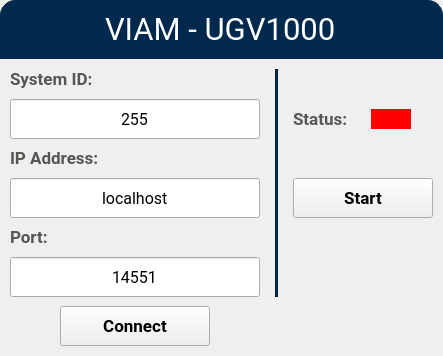
            <widget class="QFrame" name="UGV2">
             <property name="styleSheet">
              <string notr="true"/>
             </property>
             <layout class="QVBoxLayout" name="verticalLayout_20" stretch="60,300">
              <property name="spacing">
               <number>0</number>
              </property>
              <property name="leftMargin">
               <number>0</number>
              </property>
              <property name="topMargin">
               <number>0</number>
              </property>
              <property name="rightMargin">
               <number>0</number>
              </property>
              <property name="bottomMargin">
               <number>0</number>
              </property>
              <item>
               <widget class="QFrame" name="frame_6">
                <property name="styleSheet">
                 <string notr="true">	border-width:1;
	border-top-left-radius: 15;
	border-top-right-radius: 15;
	border-style: solid;
	border-color:rgb(0, 41, 77);
	background-color: rgb(0, 41, 77);</string>
                </property>
                <property name="lineWidth">
                 <number>0</number>
                </property>
                <layout class="QVBoxLayout" name="verticalLayout_21">
                 <item alignment="Qt::AlignHCenter">
                  <widget class="QLabel" name="Robot_label2">
                   <property name="font">
                    <font>
                     <family>Roboto</family>
                     <pointsize>23</pointsize>
                    </font>
                   </property>
                   <property name="styleSheet">
                    <string notr="true">color: rgb(255, 255, 255);</string>
                   </property>
                   <property name="text">
                    <string>VIAM - UGV1000</string>
                   </property>
                  </widget>
                 </item>
                </layout>
               </widget>
              </item>
              <item>
               <widget class="QFrame" name="ManageUGV2">
                <property name="styleSheet">
                 <string notr="true"/>
                </property>
                <property name="frameShape">
                 <enum>QFrame::NoFrame</enum>
                </property>
                <property name="frameShadow">
                 <enum>QFrame::Plain</enum>
                </property>
                <property name="lineWidth">
                 <number>1</number>
                </property>
                <layout class="QGridLayout" name="gridLayout_8" columnstretch="100,100,3,50,50" columnminimumwidth="100,100,3,50,50">
                 <property name="leftMargin">
                  <number>10</number>
                 </property>
                 <property name="topMargin">
                  <number>10</number>
                 </property>
                 <property name="rightMargin">
                  <number>10</number>
                 </property>
                 <property name="bottomMargin">
                  <number>10</number>
                 </property>
                 <property name="horizontalSpacing">
                  <number>15</number>
                 </property>
                 <property name="verticalSpacing">
                  <number>9</number>
                 </property>
                 <item row="1" column="4" alignment="Qt::AlignLeft">
                  <widget class="QLabel" name="Status_UGV2">
                   <property name="minimumSize">
                    <size>
                     <width>40</width>
                     <height>20</height>
                    </size>
                   </property>
                   <property name="maximumSize">
                    <size>
                     <width>40</width>
                     <height>20</height>
                    </size>
                   </property>
                   <property name="styleSheet">
                    <string notr="true">background-color: red;
border-radius: 30px;</string>
                   </property>
                   <property name="text">
                    <string/>
                   </property>
                  </widget>
                 </item>
                 <item row="1" column="3" alignment="Qt::AlignLeft">
                  <widget class="QLabel" name="label_10">
                   <property name="font">
                    <font>
                     <family>Roboto</family>
                     <pointsize>13</pointsize>
                     <weight>75</weight>
                     <bold>true</bold>
                    </font>
                   </property>
                   <property name="styleSheet">
                    <string notr="true">color: rgb(85, 87, 83)</string>
                   </property>
                   <property name="text">
                    <string>Status:</string>
                   </property>
                  </widget>
                 </item>
                 <item row="0" column="2" rowspan="6">
                  <widget class="QLabel" name="label_11">
                   <property name="maximumSize">
                    <size>
                     <width>3</width>
                     <height>16777215</height>
                    </size>
                   </property>
                   <property name="styleSheet">
                    <string notr="true">background-color: rgb(0, 41, 77);</string>
                   </property>
                   <property name="frameShape">
                    <enum>QFrame::StyledPanel</enum>
                   </property>
                   <property name="text">
                    <string/>
                   </property>
                  </widget>
                 </item>
                 <item row="2" column="0" colspan="2">
                  <widget class="QLabel" name="label_12">
                   <property name="font">
                    <font>
                     <family>Roboto</family>
                     <pointsize>13</pointsize>
                     <weight>75</weight>
                     <bold>true</bold>
                    </font>
                   </property>
                   <property name="styleSheet">
                    <string notr="true">color: rgb(85, 87, 83)</string>
                   </property>
                   <property name="text">
                    <string>IP Address:</string>
                   </property>
                  </widget>
                 </item>
                 <item row="5" column="0" colspan="2">
                  <widget class="QLineEdit" name="Port_UGV2">
                   <property name="sizePolicy">
                    <sizepolicy hsizetype="Preferred" vsizetype="Preferred">
                     <horstretch>0</horstretch>
                     <verstretch>0</verstretch>
                    </sizepolicy>
                   </property>
                   <property name="minimumSize">
                    <size>
                     <width>250</width>
                     <height>40</height>
                    </size>
                   </property>
                   <property name="font">
                    <font>
                     <family>Roboto</family>
                     <pointsize>12</pointsize>
                    </font>
                   </property>
                   <property name="statusTip">
                    <string/>
                   </property>
                   <property name="styleSheet">
                    <string notr="true"/>
                   </property>
                   <property name="text">
                    <string>14551</string>
                   </property>
                   <property name="alignment">
                    <set>Qt::AlignCenter</set>
                   </property>
                  </widget>
                 </item>
                 <item row="1" column="0" colspan="2">
                  <widget class="QLineEdit" name="SystemID_UGV2">
                   <property name="sizePolicy">
                    <sizepolicy hsizetype="Preferred" vsizetype="Preferred">
                     <horstretch>0</horstretch>
                     <verstretch>0</verstretch>
                    </sizepolicy>
                   </property>
                   <property name="minimumSize">
                    <size>
                     <width>0</width>
                     <height>40</height>
                    </size>
                   </property>
                   <property name="font">
                    <font>
                     <family>Roboto</family>
                     <pointsize>12</pointsize>
                    </font>
                   </property>
                   <property name="statusTip">
                    <string/>
                   </property>
                   <property name="styleSheet">
                    <string notr="true"/>
                   </property>
                   <property name="text">
                    <string>255</string>
                   </property>
                   <property name="alignment">
                    <set>Qt::AlignCenter</set>
                   </property>
                  </widget>
                 </item>
                 <item row="0" column="0" colspan="2">
                  <widget class="QLabel" name="label_13">
                   <property name="font">
                    <font>
                     <family>Roboto</family>
                     <pointsize>13</pointsize>
                     <weight>75</weight>
                     <bold>true</bold>
                    </font>
                   </property>
                   <property name="styleSheet">
                    <string notr="true">color: rgb(85, 87, 83)</string>
                   </property>
                   <property name="text">
                    <string>System ID:</string>
                   </property>
                  </widget>
                 </item>
                 <item row="3" column="3" colspan="2" alignment="Qt::AlignHCenter">
                  <widget class="QPushButton" name="Start_UGV2">
                   <property name="sizePolicy">
                    <sizepolicy hsizetype="Preferred" vsizetype="Preferred">
                     <horstretch>0</horstretch>
                     <verstretch>0</verstretch>
                    </sizepolicy>
                   </property>
                   <property name="minimumSize">
                    <size>
                     <width>140</width>
                     <height>20</height>
                    </size>
                   </property>
                   <property name="maximumSize">
                    <size>
                     <width>300</width>
                     <height>16777215</height>
                    </size>
                   </property>
                   <property name="font">
                    <font>
                     <family>Roboto</family>
                     <pointsize>13</pointsize>
                     <weight>75</weight>
                     <bold>true</bold>
                    </font>
                   </property>
                   <property name="text">
                    <string>Start</string>
                   </property>
                  </widget>
                 </item>
                 <item row="3" column="0" colspan="2">
                  <widget class="QLineEdit" name="IPAddress_UGV2">
                   <property name="sizePolicy">
                    <sizepolicy hsizetype="Preferred" vsizetype="Preferred">
                     <horstretch>0</horstretch>
                     <verstretch>0</verstretch>
                    </sizepolicy>
                   </property>
                   <property name="minimumSize">
                    <size>
                     <width>250</width>
                     <height>40</height>
                    </size>
                   </property>
                   <property name="font">
                    <font>
                     <family>Roboto</family>
                     <pointsize>12</pointsize>
                    </font>
                   </property>
                   <property name="statusTip">
                    <string/>
                   </property>
                   <property name="styleSheet">
                    <string notr="true"/>
                   </property>
                   <property name="text">
                    <string>localhost</string>
                   </property>
                   <property name="alignment">
                    <set>Qt::AlignCenter</set>
                   </property>
                  </widget>
                 </item>
                 <item row="4" column="0">
                  <widget class="QLabel" name="label_14">
                   <property name="font">
                    <font>
                     <family>Roboto</family>
                     <pointsize>13</pointsize>
                     <weight>75</weight>
                     <bold>true</bold>
                    </font>
                   </property>
                   <property name="styleSheet">
                    <string notr="true">color: rgb(85, 87, 83)</string>
                   </property>
                   <property name="text">
                    <string>Port:</string>
                   </property>
                  </widget>
                 </item>
                 <item row="6" column="0" colspan="2" alignment="Qt::AlignHCenter">
                  <widget class="QPushButton" name="Connect_UGV2">
                   <property name="sizePolicy">
                    <sizepolicy hsizetype="Preferred" vsizetype="Preferred">
                     <horstretch>0</horstretch>
                     <verstretch>0</verstretch>
                    </sizepolicy>
                   </property>
                   <property name="minimumSize">
                    <size>
                     <width>150</width>
                     <height>40</height>
                    </size>
                   </property>
                   <property name="font">
                    <font>
                     <family>Roboto</family>
                     <pointsize>13</pointsize>
                     <weight>75</weight>
                     <bold>true</bold>
                    </font>
                   </property>
                   <property name="styleSheet">
                    <string notr="true"/>
                   </property>
                   <property name="text">
                    <string>Connect</string>
                   </property>
                  </widget>
                 </item>
                </layout>
               </widget>
              </item>
             </layout>
            </widget>
